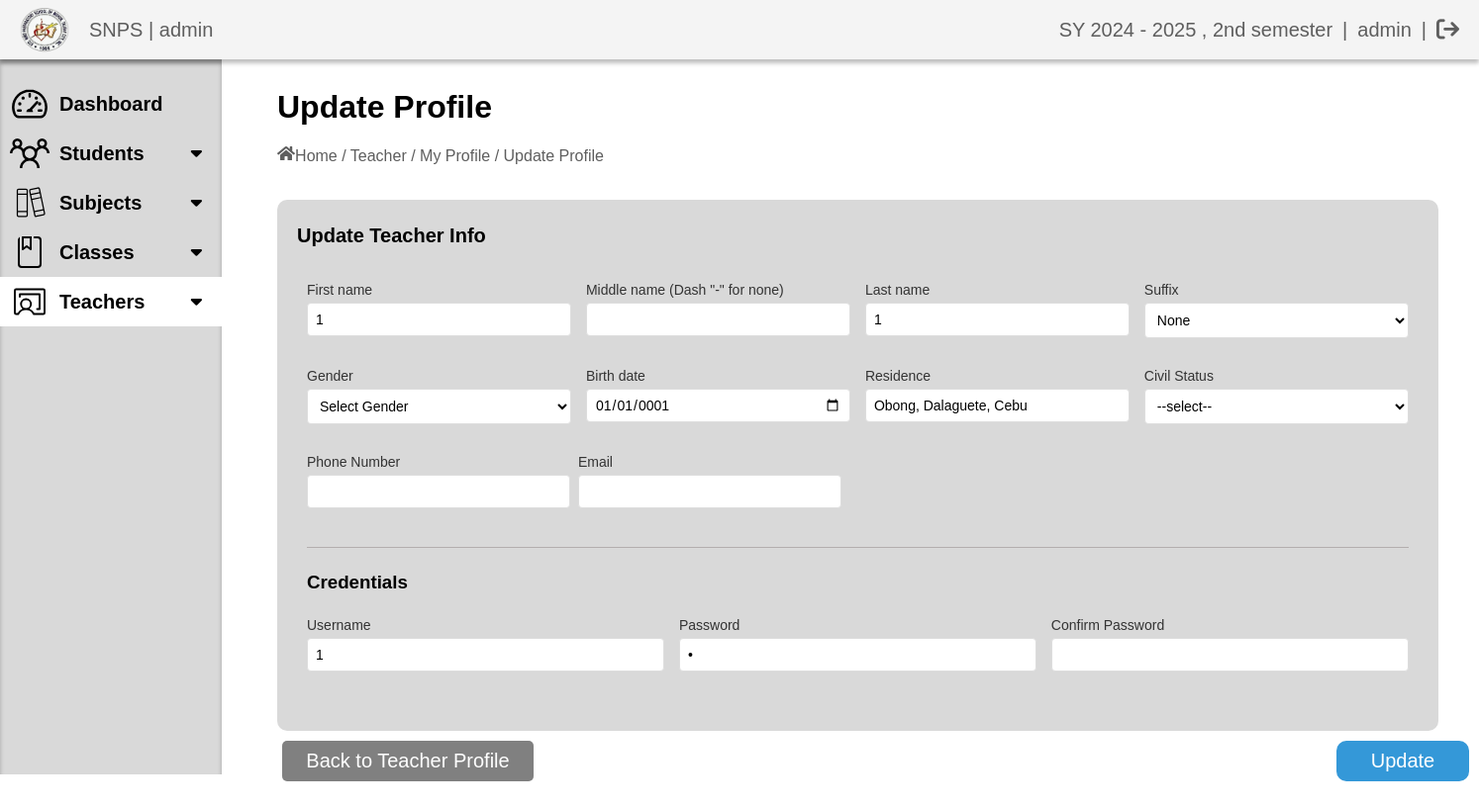
/adminDashboard/edit_teacher.php?id=1 (signed in), run on the app's committed database.
### tables this page shows
CREATE TABLE `users` (
  `id` int(11) NOT NULL,
  `teacher_id` int(11) DEFAULT NULL,
  `first_name` varchar(255) DEFAULT NULL,
  `mid_name` varchar(255) DEFAULT NULL,
  `last_name` varchar(255) DEFAULT NULL,
  `suffix` varchar(255) DEFAULT NULL,
  `gender` varchar(255) DEFAULT NULL,
  `birthdate` date DEFAULT NULL,
  `residence` varchar(255) DEFAULT NULL,
  `role` varchar(100) DEFAULT NULL,
  `user_name` varchar(255) DEFAULT NULL,
  `password` varchar(255) DEFAULT NULL,
  `teacher_pic` longblob DEFAULT NULL,
  `civil_status` varchar(255) DEFAULT NULL,
  `contact_num` varchar(11) DEFAULT NULL,
  `email_add` varchar(255) DEFAULT NULL
);

### adminDashboard/edit_teacher.php (the view, shortened to what this page needs)
<?php
include "../db/db_conn.php";
$currentYear = date("Y");
$currentMonth = date("n");
if ($currentMonth < 6) {
    $startYear = $currentYear - 1;
    $endYear = $currentYear;
    $semester = "2nd semester";
} else {
    $startYear = $currentYear;
    $endYear = $currentYear + 1;
    $semester = "1st semester";
}
$schoolYear = $startYear . " - " . $endYear . " , " . $semester;
if (isset($_SESSION['id']) && isset($_SESSION['user_name'])) {
    if (isset($_GET['id'])) {
        $teacher_id = intval($_GET['id']);
        $sql = "SELECT * FROM users u WHERE u.teacher_id = ?";
        $stmt = $conn->prepare($sql);
        $stmt->bind_param("i", $teacher_id);
        $stmt->execute();
        $result = $stmt->get_result();
        if ($result->num_rows > 0) {
            $teacher = $result->fetch_assoc();
        } else {
            $messageType = "error";
            $messageText = "Teacher not found.";
        }
    } else {
        $messageType = "error";
        $messageText = "No teacher selected.";
    }
}
?>
<!DOCTYPE html>
<html>
<head>
    <link rel="stylesheet" type="text/css" href="../Assets/css/edit_teacher.css">
    <link rel="stylesheet" href="https://cdnjs.cloudflare.com/ajax/libs/font-awesome/6.4.2/css/all.min.css"
 />
</head>
<body>
    <div class="header">
        <div class="header-left">
            <img src="../Assets/images/logo.png" alt="Logo">
            <p>SNPS | <?php echo $_SESSION['role']; ?></p>
        </div>
        <div class="navlink">
            <p>SY <?php echo $schoolYear; ?></p>
            <p>|</p>
            <p class="user-name"><?php echo $_SESSION['name']; ?></p>
            <p>|</p>
            <a href="../logout.php"><i class="fa-solid fa-arrow-right-from-bracket"></i></a>
        </div>
    </div>
    <div class="sidenav">
        <ul>
            <li><a href="../adminDashboard/admin_dashboard.php" class="dashboardbtn">
                    <p class="stash--dashboard"></p>Dashboard
                </a></li>
            <li><a href="#" class="student-btn">
                    <p class="fluent-mdl2--group"></p>Students
                    <span class="fas fa-caret-down second"></span>
                </a>
            </li>
            <li><a href="#" class="jobplace-btn">
                    <p class="ph--books-thin"></p>Subjects
                    <span class="fas fa-caret-down third"></span>
                </a>
            </li>
            <li><a href="#" class="classes-btn">
                    <p class="fluent--class-20-regular"></p>Classes
                    <span class="fas fa-caret-down fourth"></span>
                </a>
            </li>
            <li><a href="#" class="teacher_add-btn">
                    <p class="ph--chalkboard-teacher-light"></p>Teachers
                    <span class="fas fa-caret-down fifth"></span>
                </a>
            </li>
        </ul>
    </div>
    <div class="body-contents">
        <h1>Update Profile</h1>
        <div class="bread-crumb">
            <p><span class="fa-solid--home"></span>Home / Teacher / My Profile / Update Profile</p>
        </div>
        <div class="dashboard">
            <h2>Update Teacher Info</h2>
            <div class="form-container">
                <form class="student-form" method="POST">
                    <div class="form-row">
                        <div class="form-group">
                            <label for="firstname">First name</label>
                            <input type="text" id="firstname" name="firstname" class="form-control"
                                value="<?= htmlspecialchars($teacher['first_name'] ?? ''); ?>">
                        </div>
                        <div class="form-group">
                            <label for="middlename">Middle name (Dash "-" for none)</label>
                            <input type="text" id="middlename" name="middlename" class="form-control"
                                value="<?= htmlspecialchars($teacher['mid_name'] ?? ''); ?>">
                        </div>
                        <div class="form-group">
                            <label for="lastname">Last name</label>
                            <input type="text" id="lastname" name="lastname" class="form-control"
                                value="<?= htmlspecialchars($teacher['last_name'] ?? ''); ?>">
                        </div>
                        <div class="form-group">
                            <label for="suffix">Suffix</label>
                            <select id="suffix" name="suffix" class="form-control">
                                <option value="" <?= empty($teacher['suffix']) ? 'selected' : ''; ?>>None</option>
                            </select>
                        </div>
                    </div>
                    <div class="form-row">
                        <div class="form-group">
                            <label for="gender">Gender</label>
                            <select id="gender" name="gender" class="form-control" required>
                                <option value="" <?= empty($teacher['gender']) ? 'selected' : ''; ?>>Select Gender
                                </option>
                            </select>
                        </div>
                        <div class="form-group">
                            <label for="birthdate">Birth date</label>
                            <input type="date" id="birthdate" name="birthdate" class="form-control"
                                value="<?= htmlspecialchars($teacher['birthdate']); ?>">
                        </div>
                        <div class="form-group">
                            <label for="residence">Residence</label>
                            <input type="text" id="residence" name="residence" class="form-control"
                                value="<?= htmlspecialchars($teacher['residence']); ?>">
                        </div>
                        <div class="form-group">
                            <label for="class">Civil Status</label>
                            <select id="role" name="role" class="form-control" required>
                                <option value="" <?= empty($teacher['civil_status']) ? 'selected' : ''; ?>>--select--
                                </option>
                            </select>
                        </div>
                    </div>
                    <div class="form-row">
                        <div class="form-group">
                            <label for="phone_num">Phone Number</label>
                            <input type="text" id="phone_num" name="phone_num" class="form-control-phone_number"
                                value="<?= htmlspecialchars($teacher['contact_num']); ?>">
                        </div>
                        <div class="form-group">
                            <label id="label-for-email" for="Email">Email</label>
                            <input type="email" id="email" name="email" class="form-control-email"
                                value="<?= htmlspecialchars($teacher['email_add']); ?>">
                        </div>
                    </div>
                    <div class="credentials-section">
                    <h3>Credentials</h3>
                    <div class="form-row">
                        <div class="form-group">
                            <label for="username">Username</label>
                            <input type="text" id="username" name="username" class="form-control"
                            value="<?= htmlspecialchars($teacher['user_name']); ?>">
                        </div>
                        <div class="form-group">
                            <label for="password">Password</label>
                            <input type="password" id="password" name="password" class="form-control"
                            value="<?= htmlspecialchars($teacher['password']); ?>">
                        </div>
                        <div class="form-group">
                            <label for="confirm-password">Confirm Password</label>
                            <input type="password" id="confirm_password" name="confirm_password" class="form-control">
                        </div>
                    </div>
                </div>
                    <button type="submit" class="save-btn" id="save-btn"> Update </button>
                </form>
                <a href="teacher_profile.php?id=<?= $teacher['id']; ?>" class="btn btn-primary">
                    <button type="submit" id="back-btn"> Back to Teacher Profile </button></a>
                <div class="space">
                </div>
            </div>
        </div>
    </div>
</body>
</html>

### data on the page
users: firstname "1", lastname "1", suffix "None", birthdate "01/01/0001", residence "Obong, Dalaguete, Cebu", role "--select--", username "1"

### other printed values
$_SESSION['role'] "admin"
$_SESSION['name'] "admin"
